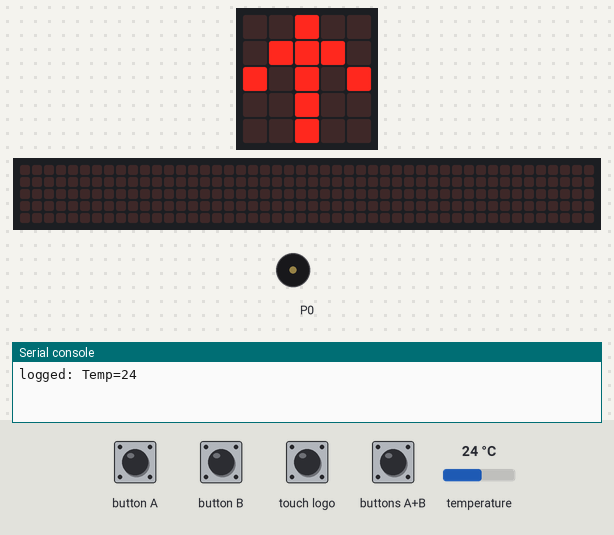
Bench run of a program on a simulated BBC micro:bit (MakeCode). On the bench: the board's 5×5 LED display, a strip that is not on the board, showing the scrolling text unrolled, buzzer (waves = sounding), the last lines printed to the serial console. The inputs (shaded band) are chosen by the test bench; at power-on: temperature 24 °C. The 48×5 strip is a reading aid, not a part: it shows the text the display is scrolling, unrolled, one strip-width of it at a time; data-log rows are listed on the console.

Above: at 1.2 s.
1.3 s: touch logo pressed for 0.15 s
At 1.37 s:
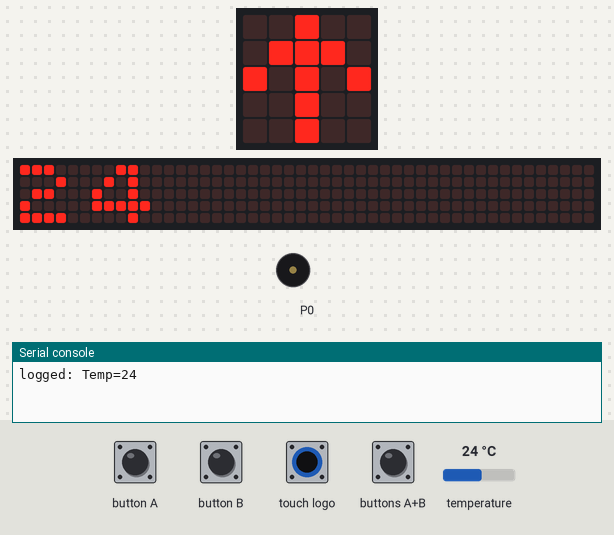
2.0 s: button A pressed for 0.15 s
At 2.44 s:
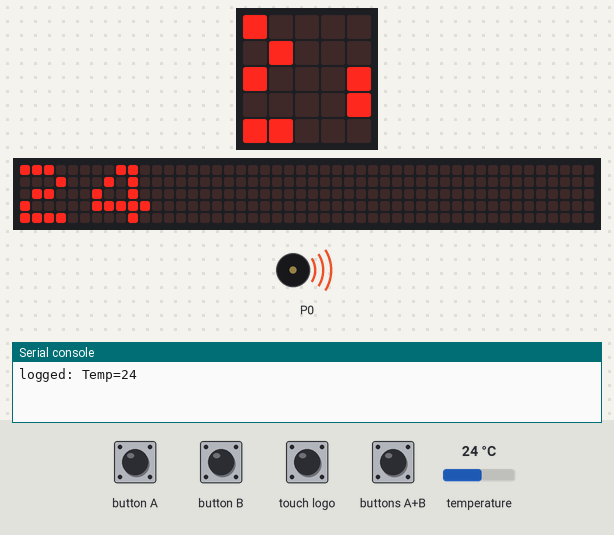
2.7 s: temperature set to 25.5 °C
At 4.19 s:
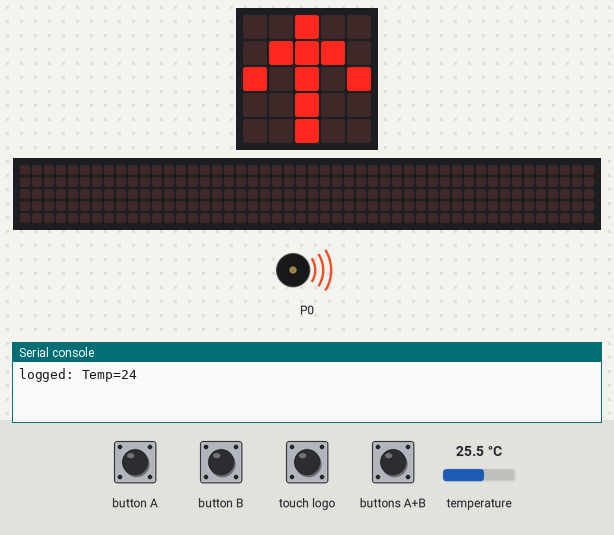
5.7 s: button B pressed for 0.15 s
At 6.12 s:
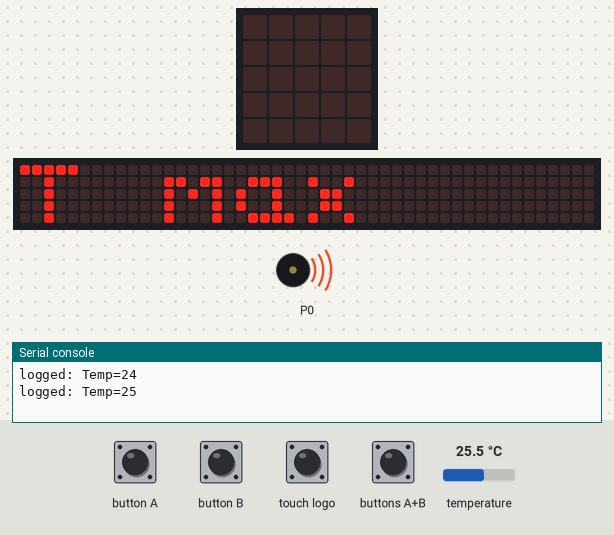
6.4 s: buttons A+B pressed for 0.15 s
7.1 s: temperature set to 12 °C
At 10.0 s:
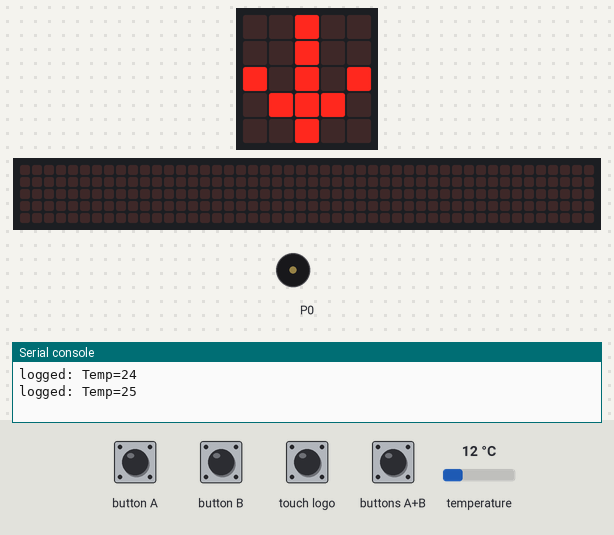
Timing chart, 0 to 11.5 s (numbered marks = the images above; inputs shaded):
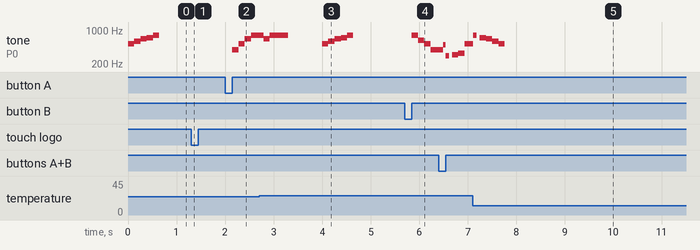

Measured:
- the behaviour switches between 24.9 and 25 °C on temperature (found by bisection; images 2 and 3)
- after the input at 1.3 s, the display: changes at once (image 1)
- after the input at 2.0 s, tone on P0: silent → 392 Hz after 0.15 s, → 523 Hz 0.13 s later, → 659 Hz 0.13 s later, → 784 Hz 0.13 s later
- after the input at 2.7 s, the display: first differs from a run without the input after 1.3 s (image 3)
- after the input at 5.7 s, tone on P0: silent → 784 Hz after 0.15 s, → 622 Hz 0.13 s later, → 523 Hz 0.13 s later, → 392 Hz 0.13 s later
- after the input at 7.1 s, the display: first differs from a run without the input after 2.7 s (image 5)
- by itself, tone on P0: plays 523 Hz for 0.13 s, 587 Hz for 0.13 s, 659 Hz for 0.13 s, 698 Hz for 0.13 s, 784 Hz for 0.13 s

The program:

main.ts
```typescript
let Tmax = 0
let Tmin = 0
input.onButtonPressed(Button.A, function () {
    music.startMelody(music.builtInMelody(Melodies.PowerUp), MelodyOptions.Once)
    basic.showString("T max")
    basic.showNumber(Tmax)
})
input.onButtonPressed(Button.AB, function () {
    Tmin = input.temperature()
    Tmax = input.temperature()
    music.startMelody(music.builtInMelody(Melodies.Entertainer), MelodyOptions.Once)
    datalogger.deleteLog()
    datalogger.setColumnTitles(
    "Temp",
    "Time",
    "MaxMin"
    )
})
input.onButtonPressed(Button.B, function () {
    music.startMelody(music.builtInMelody(Melodies.PowerDown), MelodyOptions.Once)
    basic.showString("T min")
    basic.showNumber(Tmin)
})
basic.forever(function () {
    if (input.logoIsPressed()) {
        basic.showNumber(input.temperature())
    }
    if (input.temperature() > Tmax) {
        music.startMelody(music.builtInMelody(Melodies.JumpUp), MelodyOptions.Once)
        Tmax = input.temperature()
        basic.showLeds(`
            . . # . .
            . # # # .
            # . # . #
            . . # . .
            . . # . .
            `)
        datalogger.includeTimestamp(FlashLogTimeStampFormat.Minutes)
        datalogger.log(datalogger.createCV("Temp", Tmax))
    }
    if (input.temperature() < Tmin) {
        music.startMelody(music.builtInMelody(Melodies.JumpDown), MelodyOptions.Once)
        Tmin = input.temperature()
        basic.showLeds(`
            . . # . .
            . . # . .
            # . # . #
            . # # # .
            . . # . .
            `)
        datalogger.includeTimestamp(FlashLogTimeStampFormat.Minutes)
        datalogger.log(datalogger.createCV("Temp", Tmin))
    }
})
```

test.ts
```typescript
// testes vão aqui; isto não será compilado quando este pacote for usado como uma extensão.
```
